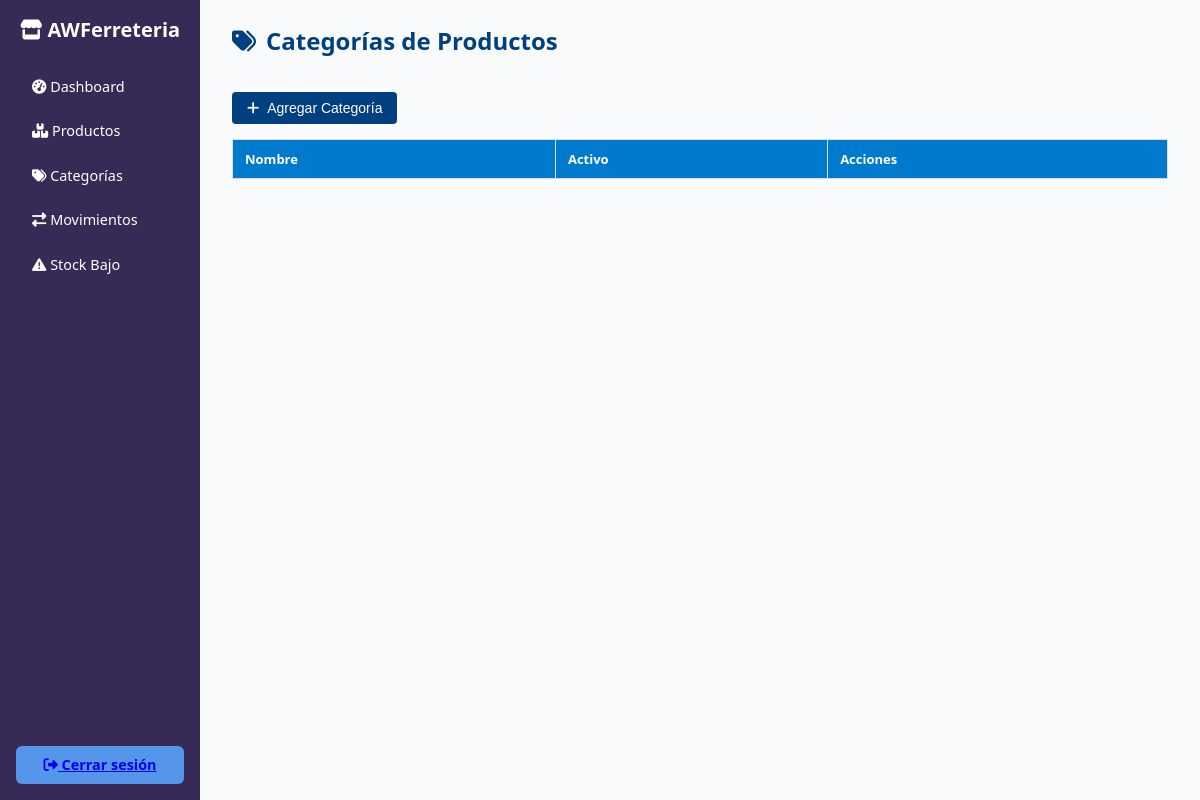
Before: /inventario/categorias.php (signed in) with the older database file.
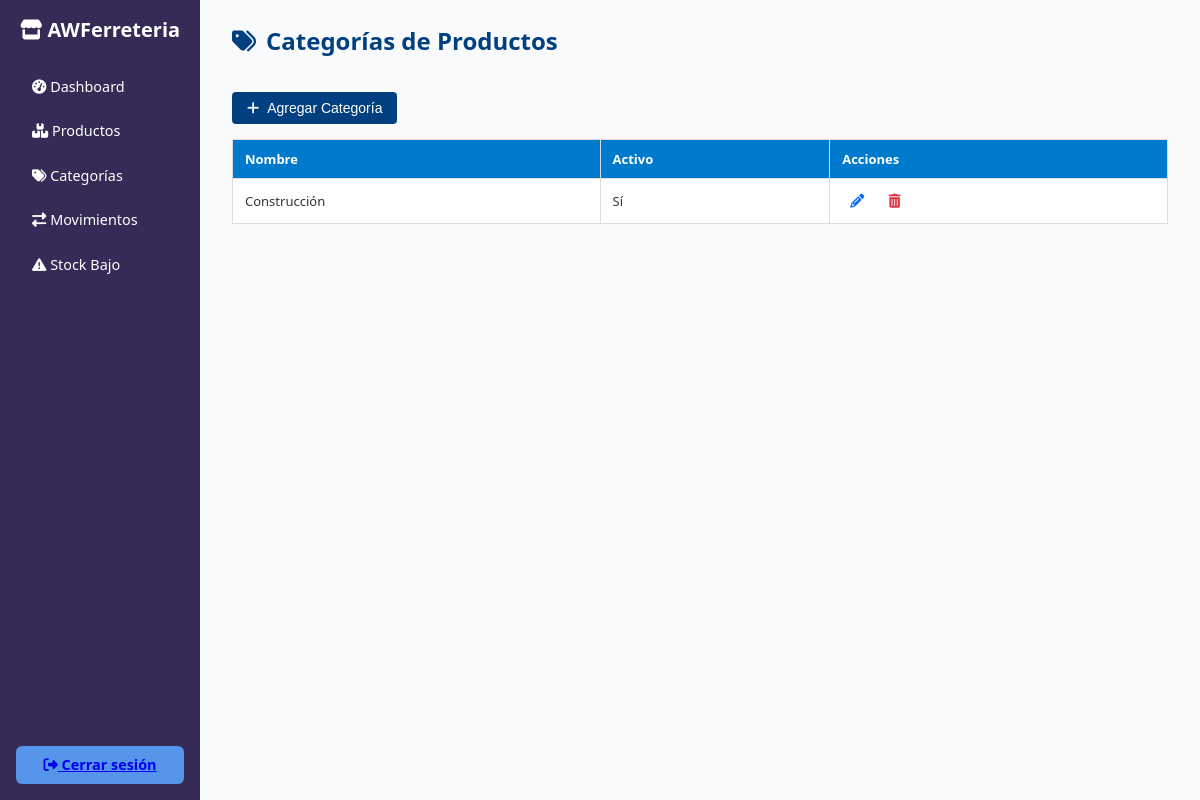
After: the same page with the newer database file.
### tables this page shows
CREATE TABLE `categorias` (
  `idcategoria` int(11) NOT NULL,
  `nombre` varchar(100) NOT NULL,
  `activo` bit(1) DEFAULT b'1',
  `usuarioregistra` int(11) DEFAULT NULL,
  `fecharegistro` datetime DEFAULT current_timestamp(),
  `usuarioactualiza` int(11) DEFAULT NULL,
  `fechaactualizacion` datetime DEFAULT NULL
);

### inventario/categorias.php (the view, shortened to what this page needs)
<?php
$conn = getConnection();
function cargarCategorias($conn) {
    return $conn->query("SELECT * FROM categorias WHERE activo = b'1'")->fetch_all(MYSQLI_ASSOC);
}
$categorias = cargarCategorias($conn);
?>
<!DOCTYPE html>
<html lang="es">
<head>
    <link rel="stylesheet" href="https://cdnjs.cloudflare.com/ajax/libs/font-awesome/6.4.0/css/all.min.css">
</head>
<body>
    <div class="container">
        <aside class="sidebar">
            <h2><i class="fas fa-store"></i> AWFerreteria</h2>
            <nav>
                <a href="../admin/dashboard_admin.php"><i class="fas fa-tachometer-alt"></i> Dashboard</a>
                <a href="../inventario/productos.php"><i class="fas fa-boxes"></i> Productos</a>
                <a href="../inventario/categorias.php"><i class="fas fa-tags"></i> Categorías</a>
                <a href="../inventario/movimientos.php"><i class="fas fa-exchange-alt"></i> Movimientos</a>
                <a href="../inventario/stock_bajo.php"><i class="fas fa-exclamation-triangle"></i> Stock Bajo</a>
            </nav>
            <a href="../auth/logout.php" class="logout-btn"><i class="fas fa-sign-out-alt"></i> Cerrar sesión</a>
        </aside>
        <main class="main-content">
            <h3><i class="fas fa-tags"></i> Categorías de Productos</h3> <br>
            <button class="btn" onclick="mostrarModal()"><i class="fas fa-plus"></i> Agregar Categoría</button>
            <table>
                <thead>
                    <tr>
                        <th>Nombre</th>
                        <th>Activo</th>
                        <th>Acciones</th>
                    </tr>
                </thead>
                <tbody>
                <?php foreach ($categorias as $c): ?>
                    <tr>
                        <td><?= htmlspecialchars($c['nombre']) ?></td>
                        <td><?= $c['activo'] ? 'Sí' : 'No' ?></td>
                        <td>
                            <button class="action-btn edit-btn" onclick="abrirModalEdicion(<?= $c['idcategoria'] ?>, '<?= htmlspecialchars($c['nombre'], ENT_QUOTES) ?>')" title="Editar">
                                <i class="fas fa-pencil-alt"></i>
                            </button>
                            <button class="action-btn delete-btn" onclick="abrirModalEliminar(<?= $c['idcategoria'] ?>, '<?= htmlspecialchars($c['nombre'], ENT_QUOTES) ?>')" title="Eliminar">
                                <i class="fas fa-trash-alt"></i>
                            </button>
                        </td>
                    </tr>
                <?php endforeach; ?>
                </tbody>
            </table>
        </main>
    </div>
</body>
</html>

Changed rows visible on the page:
added categorias: nombre "Construcción", activo "Sí"
